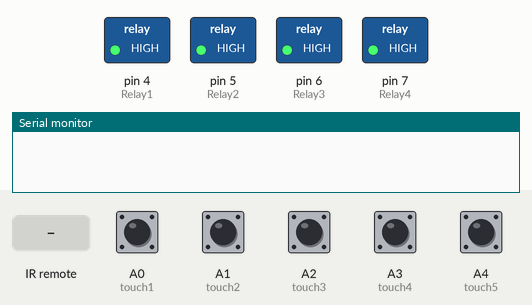
This sketch was run on a simulated Arduino Uno, built with avr-gcc and run on an emulated ATmega328P. Parts: switched loads named in the sketch (green lamp = pin HIGH), the last lines printed to the serial monitor. The inputs (shaded band) are chosen by the test bench; at power-on: A0 (touch1), A1 (touch2), A2 (touch3), A3 (touch4), A4 (touch5) LOW. EEPROM starts erased.

Above: at 1.7 s.
1.8 s: infrared code 0xFFB04F received
At 3.1 s:
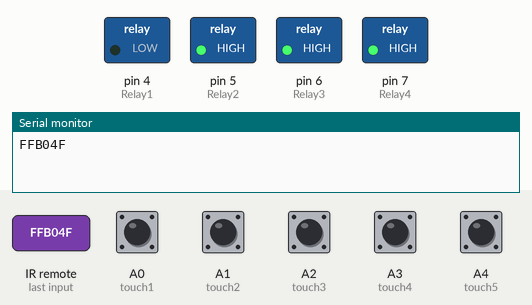
3.4 s: infrared code 0xFF7A85 received
At 4.5 s:
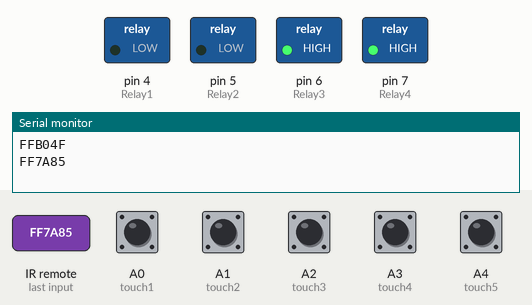
5.0 s: A0 (touch1) pulled HIGH for 0.15 s
At 5.4 s:
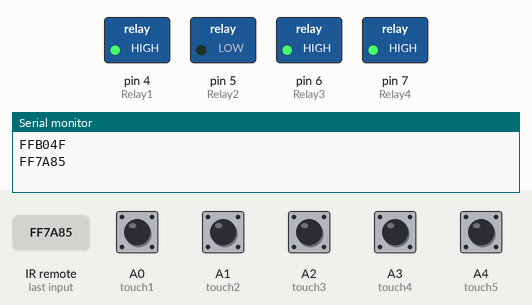
6.6 s: A2 (touch3) pulled HIGH for 0.15 s
At 7.5 s:
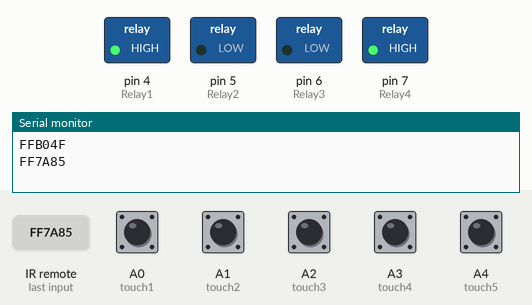
8.2 s: A1 (touch2) pulled HIGH for 0.15 s
At 8.9 s:
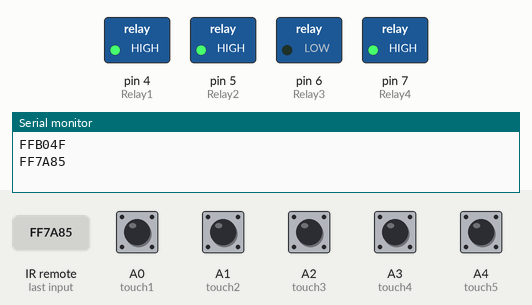
9.8 s: A3 (touch4) pulled HIGH for 0.15 s
At 10.3 s:
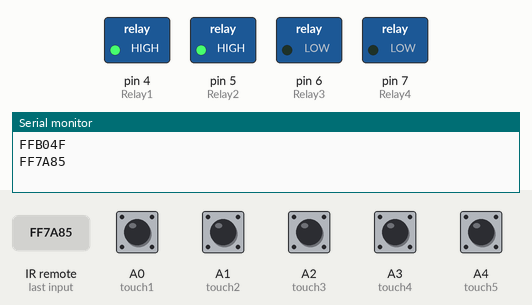
Timing chart, 0 to 12.4 s (numbered marks = the images above; inputs shaded):
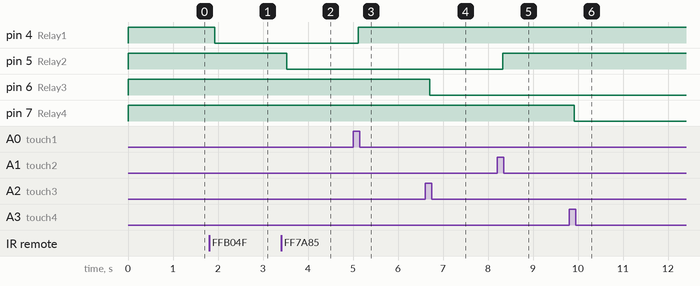

Measured:
- after the input at 1.8 s, pin 4 (Relay1): HIGH → LOW after 0.13 s
- after the input at 3.4 s, pin 5 (Relay2): HIGH → LOW after 0.13 s
- after the input at 5.0 s, pin 4 (Relay1): LOW → HIGH after 0.12 s
- after the input at 6.6 s, pin 6 (Relay3): HIGH → LOW after 0.11 s
- after the input at 8.2 s, pin 5 (Relay2): LOW → HIGH after 0.13 s
- after the input at 9.8 s, pin 7 (Relay4): HIGH → LOW after 0.12 s

The sketch:

BT_IR_Touch_Control_4Load.ino
```cpp
#include <EEPROM.h>
#include <IRremote.h>
#include <SoftwareSerial.h>
SoftwareSerial BT_Serial(2, 3); // RX, TX

const int RECV_PIN=A5;
IRrecv irrecv(RECV_PIN);
decode_results results;

#define Relay1 4 // Load1 Pin Out
#define Relay2 5 // Load2 Pin Out
#define Relay3 6 // Load3 Pin Out
#define Relay4 7 // Load4 Pin Out

#define touch1 A0 // Light Button Pin in
#define touch2 A1 // Lamp Button Pin in
#define touch3 A2 // Socket Button Pin in
#define touch4 A3 // Fan Button Pin in
#define touch5 A4 // Power Button Pin in

char bt_data; // variable to receive data from the serial port

int load1, load2, load3, load4, power;
int flag1, flag2, flag3, flag4, flag5;
int timer=0;

void setup(){
Serial.begin(9600);
BT_Serial.begin(9600);

irrecv.enableIRIn(); // Start the receiver
irrecv.blink13(true);

pinMode(touch1, INPUT);
pinMode(touch2, INPUT);
pinMode(touch3, INPUT);
pinMode(touch4, INPUT);
pinMode(touch5, INPUT);

pinMode(Relay1, OUTPUT); digitalWrite(Relay1, 1);
pinMode(Relay2, OUTPUT); digitalWrite(Relay2, 1);
pinMode(Relay3, OUTPUT); digitalWrite(Relay3, 1);
pinMode(Relay4, OUTPUT); digitalWrite(Relay4, 1);

load1 = EEPROM.read(1);
load2 = EEPROM.read(2);
load3 = EEPROM.read(3);
load4 = EEPROM.read(4);

power = EEPROM.read(5);
delay(500);
}

void loop() {

if(digitalRead(touch1)==1){
if(flag1==0){flag1=1;
load1 = !load1;
EEPROM.write(1, load1);
delay(100);
 }
}else{flag1=0;}

if(digitalRead(touch2)==1){
if(flag2==0){flag2=1;
load2 = !load2;
EEPROM.write(2, load2);
delay(100);
 }
}else{flag2=0;}

if(digitalRead(touch3)==1){
if(flag3==0){flag3=1;
load3 = !load3;
EEPROM.write(3, load3);
delay(100);
 }
}else{flag3=0;}

if(digitalRead(touch4)==1){
if(flag4==0){flag4=1;
load4 = !load4;
EEPROM.write(4, load4);
delay(100);
 }
}else{flag4=0;}

if(digitalRead(touch5)==1){
if(flag5==0){flag5=1;
power = !power;
EEPROM.write(5, power);
delay(100);
 }
}else{flag5=0;}


if(irrecv.decode(&results)){
 Serial.println(results.value,HEX);

     if(results.value==0xFFB04F){ // For Load1 On
load1 = 0;
EEPROM.write(1, load1);
}
else if(results.value==0xFF6897){ // For Load1 Off
load1 = 1;
EEPROM.write(1, load1);
}

else if(results.value==0xFF7A85){ // For Load2 On
load2 = 0;
EEPROM.write(2, load2);
}
else if(results.value==0xFF30CF){ // For Load2 Off
load2 = 1;
EEPROM.write(2, load2);
}

else if(results.value==0xFF5AA5){ // For Load3 On
load3 = 0;
EEPROM.write(3, load3);
}
else if(results.value==0xFF10EF){ // For Load3 Off
load3 = 1;
EEPROM.write(3, load3);
}

else if(results.value==0xFF52AD){ // For Load4 On
load4 = 0;
EEPROM.write(4, load4);
}
else if(results.value==0xFF42BD){ // For Load4 Off
load4 = 1;
EEPROM.write(4, load4);
}

else if(results.value==0xFFE21D){ // For Power On
power = 0;
EEPROM.write(5, power);
}
else if(results.value==0xFFA25D){ // For Power Off
power = 1;
EEPROM.write(5, power);
}

 irrecv.resume(); // Receive the next value
 delay(100);
 }

if(BT_Serial.available()>0){bt_data = BT_Serial.read();}

if(bt_data == 'A'){load1=0;EEPROM.write(1, load1);}
if(bt_data == 'a'){load1=1;EEPROM.write(1, load1);}

if(bt_data == 'B'){load2=0;EEPROM.write(2, load2);}
if(bt_data == 'b'){load2=1;EEPROM.write(2, load2);}

if(bt_data == 'C'){load3=0;EEPROM.write(3, load3);}
if(bt_data == 'c'){load3=1;EEPROM.write(3, load3);}

if(bt_data == 'D'){load4=0;EEPROM.write(4, load4);}
if(bt_data == 'd'){load4=1;EEPROM.write(4, load4);}

if(bt_data == 'E'){power=0;EEPROM.write(5, power);}
if(bt_data == 'e'){power=1;EEPROM.write(5, power);}

bt_data = '0';

if(power==1){
digitalWrite(Relay1, 1);
digitalWrite(Relay2, 1);
digitalWrite(Relay3, 1);
digitalWrite(Relay4, 1);
}else{
digitalWrite(Relay1, load1);
digitalWrite(Relay2, load2);
digitalWrite(Relay3, load3);
digitalWrite(Relay4, load4);
}

timer = timer+1;
if(timer>15){ timer=0;
BT_Serial.print(power); //send distance to MIT App
BT_Serial.print(";");
BT_Serial.print(load1); //send distance to MIT App
BT_Serial.print(";");
BT_Serial.print(load2); //send distance to MIT App
BT_Serial.print(";");
BT_Serial.print(load3); //send distance to MIT App
BT_Serial.print(";");
BT_Serial.print(load4); //send distance to MIT App
BT_Serial.println(";");
}

delay(50);
}
```
